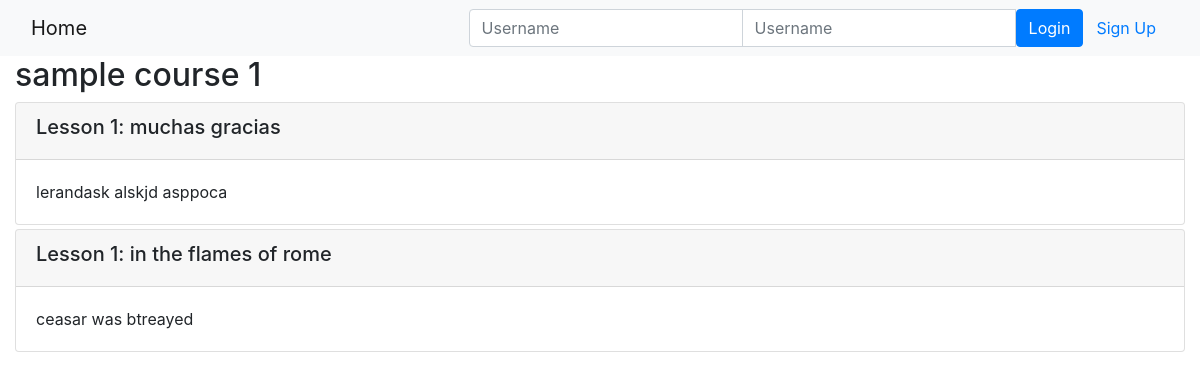
Page /onlinecourse/1/ on the committed database.
### onlinecourse/models.py (models this page shows, shortened)
class Course(models.Model):
    name = models.CharField(null=False, max_length=30, default='online course')
    image = models.ImageField(upload_to='course_images/')
    description = models.CharField(max_length=1000)
    pub_date = models.DateField(null=True)
    instructors = models.ManyToManyField(Instructor)
    users = models.ManyToManyField(settings.AUTH_USER_MODEL, through='Enrollment')
    total_enrollment = models.IntegerField(default=0)
    is_enrolled = False

class Lesson(models.Model):
    title = models.CharField(max_length=200, default="title")
    order = models.IntegerField(default=0)
    course = models.ForeignKey(Course, on_delete=models.CASCADE)
    content = models.TextField()

### onlinecourse/views.py (the view)
# urls.py: path('<int:pk>/', views.CourseDetailView.as_view(), name='course_details'),
class CourseDetailView(generic.DetailView):
    model = Course
    template_name = 'onlinecourse/course_detail_bootstrap.html'

### onlinecourse/templates/onlinecourse/course_detail_bootstrap.html (shortened to what this page needs)
<!DOCTYPE html>
<html lang="en">
<head>
     {% load static %}
    <link rel="stylesheet" href="https://maxcdn.bootstrapcdn.com/bootstrap/4.5.2/css/bootstrap.min.css">
</head>
<body>
    <nav class="navbar navbar-light bg-light">
        <div class="container-fluid">
            <div class="navbar-header">
                  <a class="navbar-brand" href="{% url 'onlinecourse:index' %}">Home</a>
            </div>
            <ul class="nav navbar-nav navbar-right">
                {% if user.is_authenticated %}
                <li>
                    <a class="btn btn-link" href="#">{{ user.first_name }}({{ user.username }})</a>
                    <a class="btn btn-link" href="{% url 'onlinecourse:logout' %}">Logout</a>
                </li>
                {% else %}
                <li>
                    <form class="form-inline" action="{% url 'onlinecourse:login' %}" method="post">
                        <div class="input-group">
                            <input type="text" class="form-control" placeholder="Username" name="username" >
                            <input type="password" class="form-control" placeholder="Username" name="psw" >
                            <button class="btn btn-primary" type="submit">Login</button>
                            <a class="btn btn-link" href="{% url 'onlinecourse:registration' %}">Sign Up</a>
                        </div>
                    </form>
                </li>
                {% endif %}
            </ul>
        </div>
    </nav>
    <div class="container-fluid">
            <h2>{{ course.name }}</h2>
            <div class="card-columns-vertical">
                {% for lesson in course.lesson_set.all %}
                    <div class="card mt-1">
                        <div class="card-header"><h5>Lesson {{lesson.order|add:1}}: {{lesson.title}}</h5></div>
                        <div class="card-body">{{lesson.content}}</div>
                    </div>
                {% endfor %}
            </div>
    </div>
</body>
</html>

### rows in the picture
Course: name "sample course 1"
Lesson: order|add "1", title "muchas gracias", content "lerandask alskjd asppoca"
Lesson: order|add "1", title "in the flames of rome", content "ceasar was btreayed"
